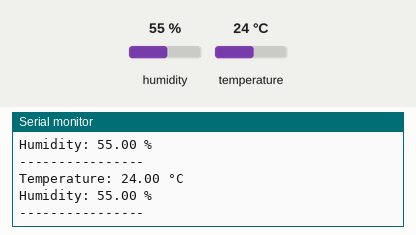
Recording of a program running on a simulated Arduino Uno, built with avr-gcc and run on an emulated ATmega328P. On the bench: the last lines printed to the serial monitor. The test bench sets the inputs (shaded band); at power-on: humidity 55 %, temperature 24 °C.

Above: at 2.8 s.
2.9 s: humidity set to 22 %
At 5.2 s:
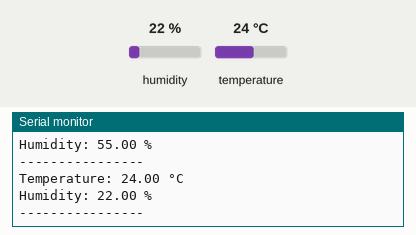
5.6 s: temperature set to 12 °C
At 7.6 s:
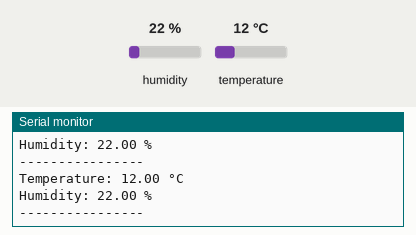
8.3 s: humidity set to 40 %
At 11.3 s:
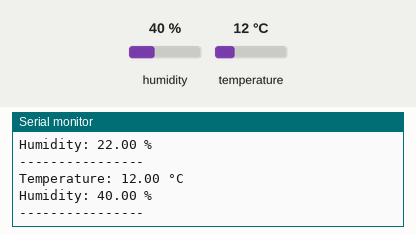
Timing chart, 0 to 12.8 s (numbered marks = the images above; inputs shaded):
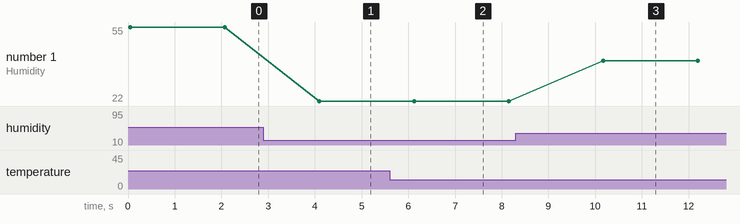

Measured:
- after the input at 2.9 s, the serial monitor: prints a new line after 1.2 s (image 1)
- after the input at 5.6 s, the serial monitor: prints a new line after 0.50 s (image 2)
- after the input at 8.3 s, the serial monitor: prints a new line after 1.9 s (image 3)
- plotted number 1: 55 → 22 after the input at 2.9 s, 22 → 40 after the input at 8.3 s

The program:

main.cpp
```cpp
#include <Arduino.h>
#include <DHT.h>

#define DHT_PIN 2
#define DHT_TYPE DHT11

DHT dht(DHT_PIN, DHT_TYPE);

void setup() {
    Serial.begin(9600);
    dht.begin();
}

void loop() {
    float temperature = dht.readTemperature();
    float humidity = dht.readHumidity();

    if (isnan(temperature) || isnan(humidity)) {
        Serial.println("Sensor Error!");
        delay(2000);
        return;
    }

    Serial.print("Temperature: ");
    Serial.print(temperature);
    Serial.println(" °C");

    Serial.print("Humidity: ");
    Serial.print(humidity);
    Serial.println(" %");

    Serial.println("----------------");

    delay(2000);
}
```
